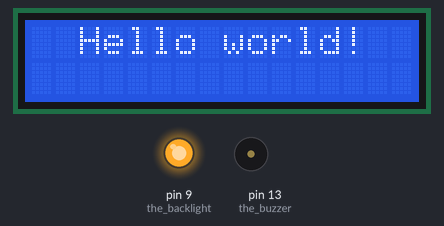
A sketch run on a simulated Arduino Uno, built with avr-gcc and run on an emulated ATmega328P. Parts: 16×2 character LCD, output pins drawn as LEDs (lit = HIGH), buzzer (waves = sounding).

Above: at 0.1 s.
At 2.1 s:
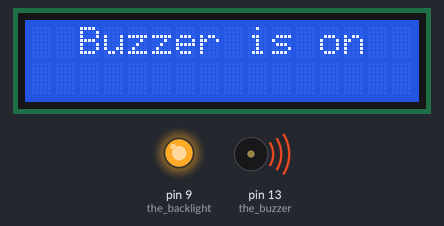
At 3.1 s:
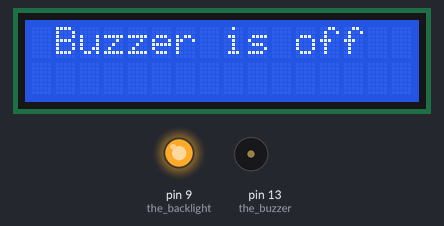
At 4.1 s:
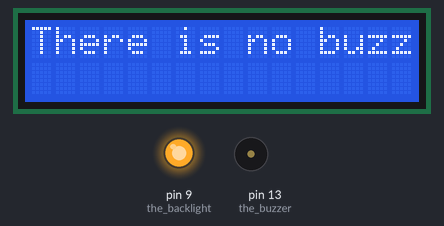
Timing chart, 0 to 40.0 s (numbered marks = the images above):
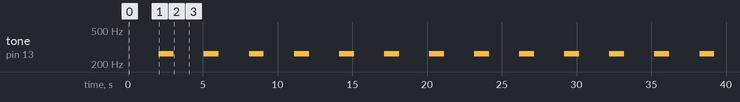

The sketch:

Serial_LCD_Test.ino
```cpp
//LCDTestExample by Nodcah
//A simple sketch to make sure your Serial LCD Kit from Sparkfun
//is working

#include "LiquidCrystal.h"

LiquidCrystal lcd(2,3,4,5,6,7,8);

void setup() {
  pinMode(9, OUTPUT); //the backlight
  pinMode(13, OUTPUT); //the buzzer

  lcd.begin(16, 2); //16 chars wide, 2 tall

  digitalWrite(9, HIGH); //set the backlight to HIGH

  lcd.print("  Hello world!  "); //use spaces to center the text
  delay(2000);
}

void loop() {
  //buzzer turns on and off and its status is displayed on the LCD
  lcd.clear();
  lcd.print("  Buzzer is on  ");
  tone(13, 262, 1000);
  delay(1000);
  lcd.clear();
  lcd.print(" Buzzer is off  ");
  delay(1000);
  lcd.clear();
  lcd.print("There is no buzzer");
  delay(1000);
  }
```

Measured:
- by itself, tone on pin 13 (the_buzzer): alternates 262 Hz for 1.0 s and silent for 2.0 s
- what the display in image 1 shows lasts 1.0 s, from 2.1 s to 3.1 s
